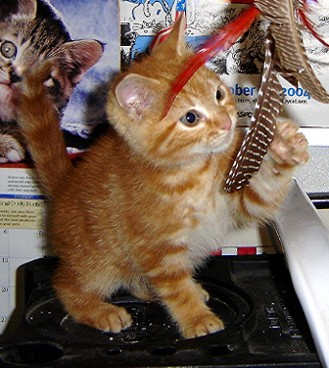
#> input picture Test_cat_vs_dog/1008.jpg, 329 x 368 px
$ python -i Saliency.py   (imports and definitions only)
#> lines starting #> are read from the running program, lines starting #| are printed output that depends on the picture
import math
import sys
import operator
# import matplotlib.pyplot as plt
import numpy as np
import scipy.spatial.distance
import scipy.signal
import skimage
import skimage.io
from skimage.segmentation import slic
from skimage.util import img_as_float
from scipy.optimize import minimize

import pdb


def S(x1, x2, geodesic, sigma_clr=10):
    return math.exp(-pow(geodesic[x1, x2], 2) / (2 * sigma_clr * sigma_clr))


# [47 lines left out: functions compute_saliency_cost, path_length, make_graph, not called in this run]


def get_saliency_ft(img):
    # Saliency map calculation based on:

    #img = skimage.io.imread(img_path)

    img_rgb = img_as_float(img)

    img_lab = skimage.color.rgb2lab(img_rgb)
#> img_lab: shape (368, 329, 3) float64; mean of channels 0, 1, 2 40.6, 7, 11.2

    mean_val = np.mean(img_rgb, axis=(0, 1))
#> mean_val = [0.448, 0.369, 0.316]

    kernel_h = (1.0 / 16.0) * np.array([[1, 4, 6, 4, 1]])
    kernel_w = kernel_h.transpose()

    blurred_l = scipy.signal.convolve2d(img_lab[:, :, 0], kernel_h, mode='same')
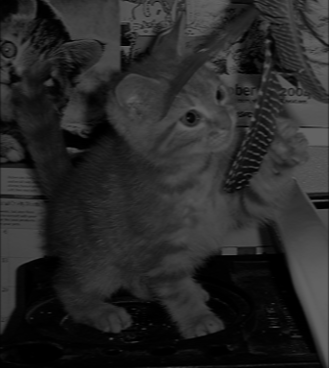
#> blurred_l: shape (368, 329) float64; min 0, max 100, mean 40.5
    blurred_a = scipy.signal.convolve2d(img_lab[:, :, 1], kernel_h, mode='same')
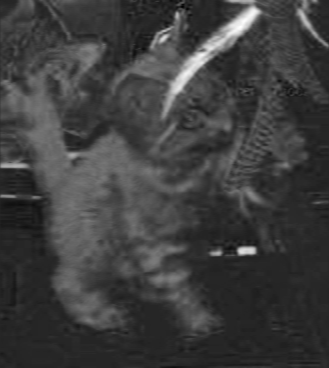
#> blurred_a: shape (368, 329) float64; min -11.04, max 62.2, mean 7; drawn with min black and max white
    blurred_b = scipy.signal.convolve2d(img_lab[:, :, 2], kernel_h, mode='same')
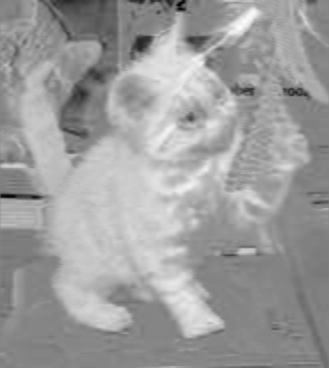
#> blurred_b: shape (368, 329) float64; min -57.17, max 53.77, mean 11.2; drawn with min black and max white

    blurred_l = scipy.signal.convolve2d(blurred_l, kernel_w, mode='same')
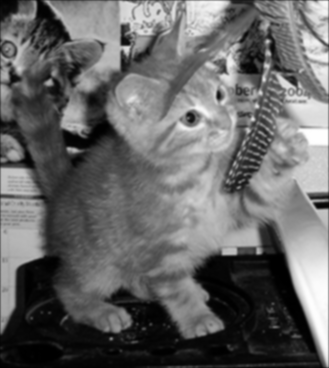
#> blurred_l: shape (368, 329) float64; min 0, max 100, mean 40.4; drawn with min black and max white
    blurred_a = scipy.signal.convolve2d(blurred_a, kernel_w, mode='same')
    blurred_b = scipy.signal.convolve2d(blurred_b, kernel_w, mode='same')

    im_blurred = np.dstack([blurred_l, blurred_a, blurred_b])
#> im_blurred: shape (368, 329, 3) float64; mean of channels 0, 1, 2 40.4, 7, 11.2

    sal = np.linalg.norm(mean_val - im_blurred, axis=2)
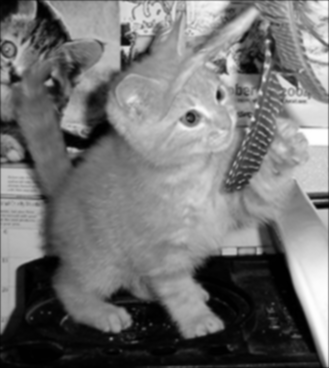
#> sal: shape (368, 329) float64; min 0.0526, max 99.55, mean 45; drawn with min black and max white
    sal_max = np.max(sal)
#> sal_max = 99.55
    sal_min = np.min(sal)
#> sal_min = 0.0526
    sal = 255 * ((sal - sal_min) / (sal_max - sal_min))

    return sal


# [234 lines left out: functions raster_scan, raster_scan_inv, mbd, get_saliency_mbd, not called in this run]

>>> import cv2
>>> picture = cv2.cvtColor(cv2.imread('Test_cat_vs_dog/1008.jpg'), cv2.COLOR_BGR2RGB)
>>> result = get_saliency_ft(picture)

$ run again, on Test_cat_vs_dog/1025.jpg
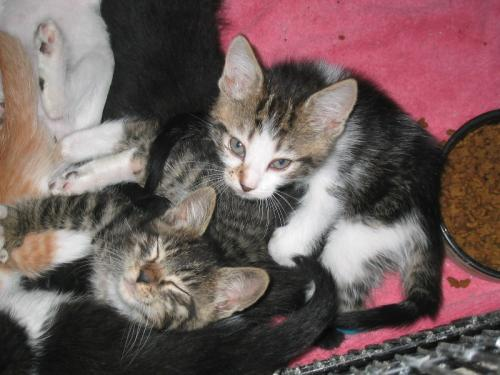
#> input picture Test_cat_vs_dog/1025.jpg, 500 x 375 px
#> img_lab: shape (375, 500, 3) float64; mean of channels 0, 1, 2 40.7, 7.7, 4.3
#> mean_val = [0.445, 0.366, 0.362]
#> in get_saliency_ft, `blurred_b = scipy.signal.convolve2d(img_lab[:, :, 2], kernel_h, mode='..`:
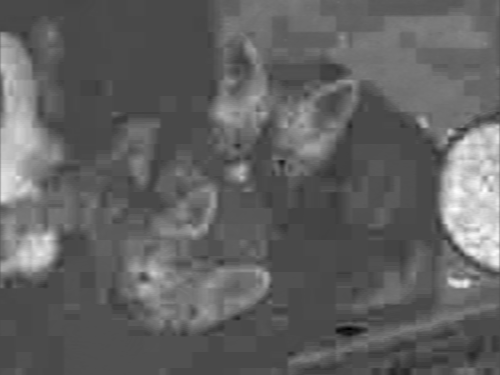
#> blurred_b: shape (375, 500) float64; min -13.26, max 32.52, mean 4.3; drawn with min black and max white
#> im_blurred: shape (375, 500, 3) float64; mean of channels 0, 1, 2 40.6, 7.7, 4.3
#> in get_saliency_ft, `sal = np.linalg.norm(mean_val - im_blurred, axis=2)`:
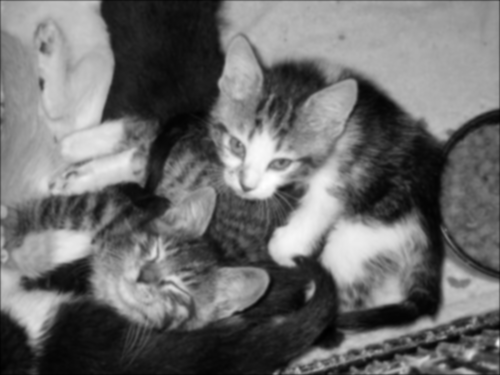
#> sal: shape (375, 500) float64; min 1.72, max 98.66, mean 43.2; drawn with min black and max white
#> sal_max = 98.66
#> sal_min = 1.72

$ run again, on Test_cat_vs_dog/1026.jpg
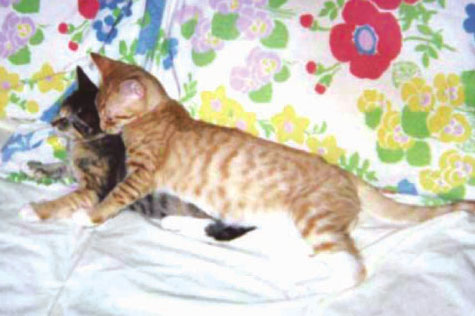
#> input picture Test_cat_vs_dog/1026.jpg, 475 x 316 px
#> img_lab: shape (316, 475, 3) float64; mean of channels 0, 1, 2 81, 0.8, 7.8
#> mean_val = [0.812, 0.788, 0.738]
#> im_blurred: shape (316, 475, 3) float64; mean of channels 0, 1, 2 80.7, 0.8, 7.8
#> in get_saliency_ft, `sal = np.linalg.norm(mean_val - im_blurred, axis=2)`:
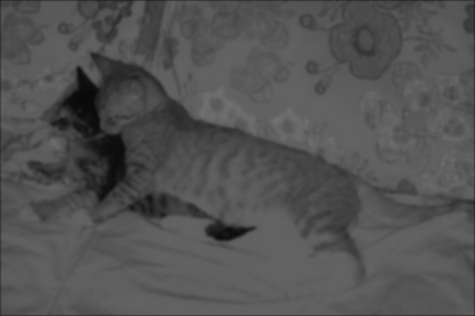
#> sal: shape (316, 475) float64; min 9.19, max 116.5, mean 83.3
#> sal_max = 116.5
#> sal_min = 9.19
#> in get_saliency_ft, `sal = 255 * ((sal - sal_min) / (sal_max - sal_min))`:
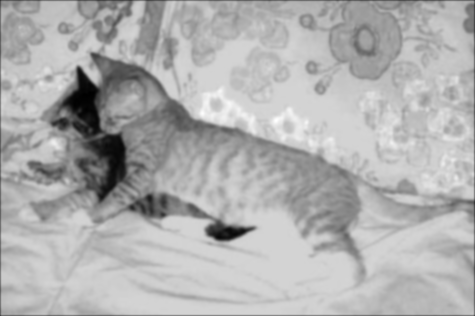
#> sal: shape (316, 475) float64; min 0, max 255, mean 176.1

$ run again, on Test_cat_vs_dog/1029.jpg
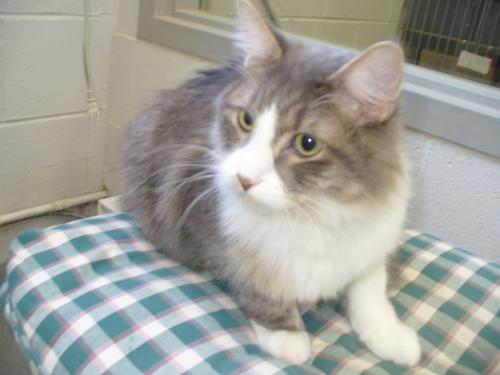
#> input picture Test_cat_vs_dog/1029.jpg, 500 x 375 px
#> img_lab: shape (375, 500, 3) float64; mean of channels 0, 1, 2 66, -1, 3.5
#> mean_val = [0.634, 0.634, 0.609]
#> in get_saliency_ft, `blurred_a = scipy.signal.convolve2d(img_lab[:, :, 1], kernel_h, mode='..`:
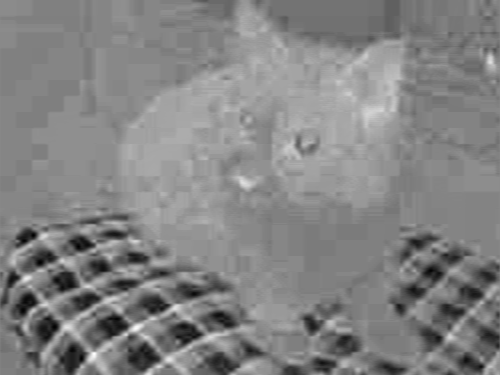
#> blurred_a: shape (375, 500) float64; min -19.51, max 16.33, mean -0.981; drawn with min black and max white
#> in get_saliency_ft, `blurred_b = scipy.signal.convolve2d(img_lab[:, :, 2], kernel_h, mode='..`:
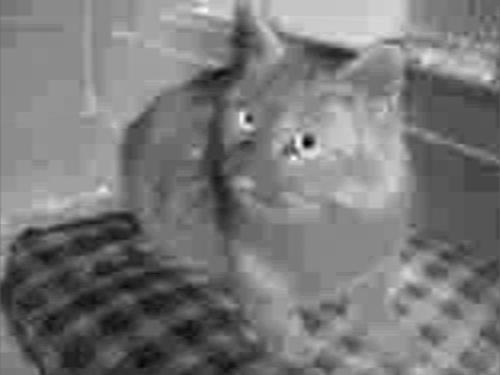
#> blurred_b: shape (375, 500) float64; min -17.07, max 26.21, mean 3.5; drawn with min black and max white
#> im_blurred: shape (375, 500, 3) float64; mean of channels 0, 1, 2 65.8, -1, 3.5
#> sal_max = 99.25
#> sal_min = 6
